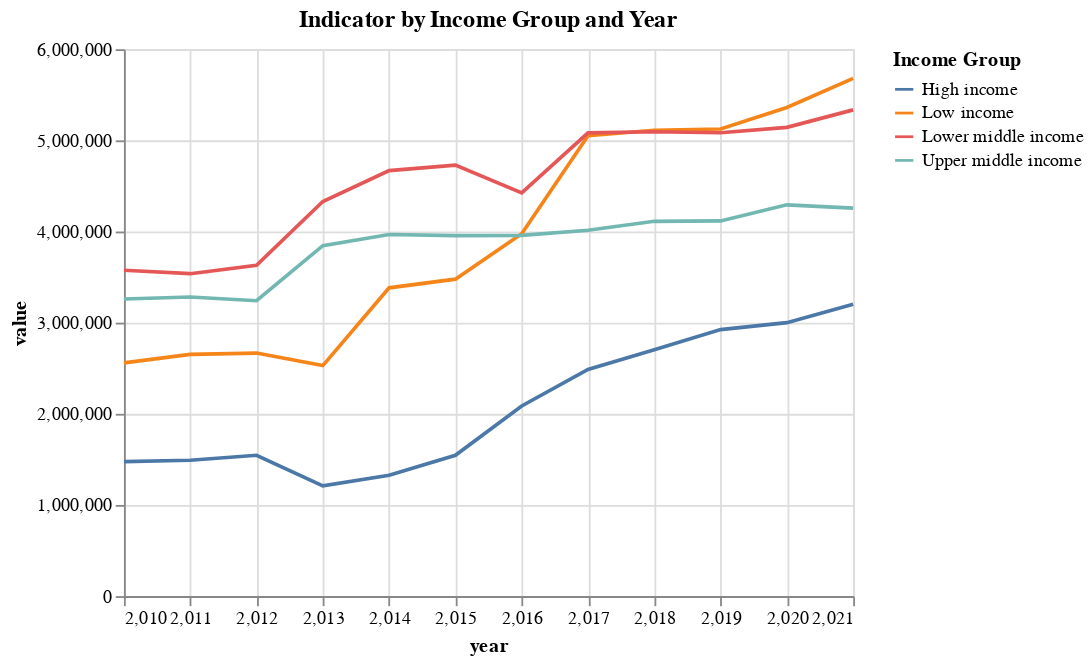

This figure's notebook cell:
### Code cell
income_group_vis_line()

### Figure 1 — Vega-Lite specification as saved in the notebook (floating-point values rounded to 4 significant figures; data arrays with more than 128 entries replaced by an {"elided": "..."} marker saying what was removed)
{"config": {"view": {"continuousWidth": 400, "continuousHeight": 300}}, "layer": [{"mark": "line", "encoding": {"color": {"field": "Income Group", "type": "nominal"}, "tooltip": [{"field": "Income Group", "title": "Income Group", "type": "nominal"}, {"field": "value", "type": "quantitative"}, {"field": "year", "title": "Year", "type": "quantitative"}], "x": {"field": "year", "type": "quantitative"}, "y": {"aggregate": "sum", "field": "value", "title": "value", "type": "quantitative"}}, "selection": {"Indicator": {"type": "single", "fields": ["Indicator Name"], "init": {"Indicator Name": "Refugee population by country or territory of asylum"}, "bind": {"input": "select", "options": ["Refugee population by country or territory of asylum", "Refugee population by country or territory of origin", "GDP (current US$)", "Population living in slums (% of urban population)", "GDP growth (annual %)"], "name": "Indicator"}}}, "title": "Indicator by Income Group and Year", "transform": [{"filter": {"selection": "Indicator"}}]}], "data": {"name": "data-4d859767fead1b3ab50ba06ff560f6bc"}, "$schema": "https://vega.github.io/schema/vega-lite/v4.17.0.json", "datasets": {"data-4d859767fead1b3ab50ba06ff560f6bc": {"elided": "240 records"}}}
